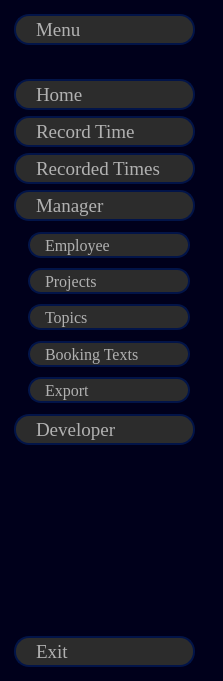
     <widget class="QWidget" name="sideBarWidget" native="true">
      <layout class="QVBoxLayout" name="verticalLayout_16">
       <property name="spacing">
        <number>0</number>
       </property>
       <property name="leftMargin">
        <number>0</number>
       </property>
       <property name="topMargin">
        <number>0</number>
       </property>
       <property name="rightMargin">
        <number>0</number>
       </property>
       <property name="bottomMargin">
        <number>0</number>
       </property>
       <item>
        <widget class="QWidget" name="sideBar" native="true">
         <property name="minimumSize">
          <size>
           <width>221</width>
           <height>681</height>
          </size>
         </property>
         <property name="styleSheet">
          <string notr="true">QWidget{
	background-color: rgb(0, 0, 27);
}</string>
         </property>
         <layout class="QVBoxLayout" name="verticalLayout_15">
          <property name="spacing">
           <number>6</number>
          </property>
          <property name="leftMargin">
           <number>0</number>
          </property>
          <property name="topMargin">
           <number>0</number>
          </property>
          <property name="rightMargin">
           <number>14</number>
          </property>
          <property name="bottomMargin">
           <number>0</number>
          </property>
          <item>
           <widget class="QFrame" name="menuBtnFrame">
            <property name="styleSheet">
             <string notr="true">QFrame{
	border:none;
	margin:5px;
}</string>
            </property>
            <property name="frameShape">
             <enum>QFrame::Shape::StyledPanel</enum>
            </property>
            <property name="frameShadow">
             <enum>QFrame::Shadow::Raised</enum>
            </property>
            <layout class="QGridLayout" name="gridLayout">
             <item row="0" column="0">
              <widget class="QPushButton" name="menuBtn">
               <property name="minimumSize">
                <size>
                 <width>181</width>
                 <height>31</height>
                </size>
               </property>
               <property name="font">
                <font>
                 <family>Times New Roman</family>
                 <pointsize>14</pointsize>
                </font>
               </property>
               <property name="styleSheet">
                <string notr="true">QPushButton{
	background-color: rgb(44, 44, 44);
	border: 2px solid  rgb(2, 20, 72);
	border-radius: 15px;
	color: rgb(177, 177, 177);
	padding-left: 20px;
	padding-right: 20px;
	text-align: left;
}
QPushButton::hover{
	background-color: rgb(23, 32, 42);
}
QPushButton::pressed{
	background-color: rgb(3, 1, 59)
}</string>
               </property>
               <property name="text">
                <string>Menu</string>
               </property>
               <property name="icon">
                <iconset resource="../resources/icons/dark/iconsDark.qrc">
                 <normaloff>:/iconsDark/icons/menu.svg</normaloff>:/iconsDark/icons/menu.svg</iconset>
               </property>
               <property name="checkable">
                <bool>true</bool>
               </property>
              </widget>
             </item>
            </layout>
           </widget>
          </item>
          <item>
           <widget class="QFrame" name="navigationBtnsFrame">
            <property name="styleSheet">
             <string notr="true">QFrame{
	border: none;
	margin:5px;
}</string>
            </property>
            <property name="frameShape">
             <enum>QFrame::Shape::StyledPanel</enum>
            </property>
            <property name="frameShadow">
             <enum>QFrame::Shadow::Raised</enum>
            </property>
            <layout class="QVBoxLayout" name="verticalLayout">
             <property name="leftMargin">
              <number>9</number>
             </property>
             <item>
              <widget class="QPushButton" name="homeBtn">
               <property name="minimumSize">
                <size>
                 <width>181</width>
                 <height>31</height>
                </size>
               </property>
               <property name="font">
                <font>
                 <family>Times New Roman</family>
                 <pointsize>14</pointsize>
                </font>
               </property>
               <property name="styleSheet">
                <string notr="true">QPushButton{
	background-color: rgb(44, 44, 44);
	border: 2px solid  rgb(2, 20, 72);
	border-radius: 15px;
	color: rgb(177, 177, 177);
	padding-left: 20px;
	padding-right: 20px;
	text-align: left;
}
QPushButton::hover{
	background-color: rgb(23, 32, 42);
}
QPushButton::pressed{
	background-color: rgb(3, 1, 59)
}</string>
               </property>
               <property name="text">
                <string>Home</string>
               </property>
               <property name="icon">
                <iconset resource="../resources/icons/dark/iconsDark.qrc">
                 <normaloff>:/iconsDark/icons/home.svg</normaloff>:/iconsDark/icons/home.svg</iconset>
               </property>
              </widget>
             </item>
             <item>
              <widget class="QPushButton" name="recordTimeBtn">
               <property name="minimumSize">
                <size>
                 <width>181</width>
                 <height>31</height>
                </size>
               </property>
               <property name="font">
                <font>
                 <family>Times New Roman</family>
                 <pointsize>14</pointsize>
                </font>
               </property>
               <property name="styleSheet">
                <string notr="true">QPushButton{
	background-color: rgb(44, 44, 44);
	border: 2px solid  rgb(2, 20, 72);
	border-radius: 15px;
	color: rgb(177, 177, 177);
	padding-left: 20px;
	padding-right: 20px;
	text-align: left;
}
QPushButton::hover{
	background-color: rgb(23, 32, 42);
}
QPushButton::pressed{
	background-color: rgb(3, 1, 59)
}</string>
               </property>
               <property name="text">
                <string>Record Time</string>
               </property>
               <property name="icon">
                <iconset resource="../resources/icons/dark/iconsDark.qrc">
                 <normaloff>:/iconsDark/icons/clock.svg</normaloff>:/iconsDark/icons/clock.svg</iconset>
               </property>
              </widget>
             </item>
             <item>
              <widget class="QPushButton" name="recordedTimesBtn">
               <property name="minimumSize">
                <size>
                 <width>181</width>
                 <height>31</height>
                </size>
               </property>
               <property name="font">
                <font>
                 <family>Times New Roman</family>
                 <pointsize>14</pointsize>
                </font>
               </property>
               <property name="styleSheet">
                <string notr="true">QPushButton{
	background-color: rgb(44, 44, 44);
	border: 2px solid  rgb(2, 20, 72);
	border-radius: 15px;
	color: rgb(177, 177, 177);
	padding-left: 20px;
	padding-right: 20px;
	text-align: left;
}
QPushButton::hover{
	background-color: rgb(23, 32, 42);
}
QPushButton::pressed{
	background-color: rgb(3, 1, 59)
}</string>
               </property>
               <property name="text">
                <string>Recorded Times</string>
               </property>
               <property name="icon">
                <iconset resource="../resources/icons/dark/iconsDark.qrc">
                 <normaloff>:/iconsDark/icons/table.svg</normaloff>:/iconsDark/icons/table.svg</iconset>
               </property>
              </widget>
             </item>
             <item>
              <widget class="QPushButton" name="managerBtn">
               <property name="minimumSize">
                <size>
                 <width>181</width>
                 <height>31</height>
                </size>
               </property>
               <property name="font">
                <font>
                 <family>Times New Roman</family>
                 <pointsize>14</pointsize>
                </font>
               </property>
               <property name="styleSheet">
                <string notr="true">QPushButton{
	background-color: rgb(44, 44, 44);
	border: 2px solid  rgb(2, 20, 72);
	border-radius: 15px;
	color: rgb(177, 177, 177);
	padding-left: 20px;
	padding-right: 20px;
	text-align: left;
}
QPushButton::hover{
	background-color: rgb(23, 32, 42);
}
QPushButton::pressed{
	background-color: rgb(3, 1, 59)
}</string>
               </property>
               <property name="text">
                <string>Manager</string>
               </property>
               <property name="icon">
                <iconset resource="../resources/icons/dark/iconsDark.qrc">
                 <normaloff>:/iconsDark/icons/user.svg</normaloff>:/iconsDark/icons/user.svg</iconset>
               </property>
               <property name="checkable">
                <bool>true</bool>
               </property>
               <property name="checked">
                <bool>false</bool>
               </property>
              </widget>
             </item>
             <item>
              <widget class="QWidget" name="managerWidget" native="true">
               <property name="minimumSize">
                <size>
                 <width>151</width>
                 <height>181</height>
                </size>
               </property>
               <layout class="QVBoxLayout" name="verticalLayout_10">
                <property name="spacing">
                 <number>0</number>
                </property>
                <property name="leftMargin">
                 <number>9</number>
                </property>
                <property name="topMargin">
                 <number>0</number>
                </property>
                <property name="rightMargin">
                 <number>0</number>
                </property>
                <property name="bottomMargin">
                 <number>0</number>
                </property>
                <item>
                 <widget class="QFrame" name="employeeBtnFrame">
                  <property name="frameShape">
                   <enum>QFrame::Shape::StyledPanel</enum>
                  </property>
                  <property name="frameShadow">
                   <enum>QFrame::Shadow::Raised</enum>
                  </property>
                  <layout class="QHBoxLayout" name="horizontalLayout_12">
                   <property name="spacing">
                    <number>0</number>
                   </property>
                   <property name="leftMargin">
                    <number>0</number>
                   </property>
                   <property name="topMargin">
                    <number>0</number>
                   </property>
                   <property name="rightMargin">
                    <number>0</number>
                   </property>
                   <property name="bottomMargin">
                    <number>0</number>
                   </property>
                   <item>
                    <widget class="QPushButton" name="employeeBtn">
                     <property name="minimumSize">
                      <size>
                       <width>0</width>
                       <height>26</height>
                      </size>
                     </property>
                     <property name="font">
                      <font>
                       <family>Times New Roman</family>
                       <pointsize>12</pointsize>
                      </font>
                     </property>
                     <property name="styleSheet">
                      <string notr="true">QPushButton{
	background-color: rgb(44, 44, 44);
	border: 2px solid  rgb(2, 20, 72);
	border-radius: 13px;
	color: rgb(177, 177, 177);
	padding-left: 15px;
	padding-right: 15px;
	text-align: left;
}
QPushButton::hover{
	background-color: rgb(23, 32, 42);
}
QPushButton::pressed{
	background-color: rgb(3, 1, 59)
}</string>
                     </property>
                     <property name="text">
                      <string>Employee</string>
                     </property>
                     <property name="icon">
                      <iconset resource="../resources/icons/dark/iconsDark.qrc">
                       <normaloff>:/iconsDark/icons/users.svg</normaloff>:/iconsDark/icons/users.svg</iconset>
                     </property>
                    </widget>
                   </item>
                  </layout>
                 </widget>
                </item>
                <item>
                 <widget class="QFrame" name="projectsBtnFrame">
                  <property name="frameShape">
                   <enum>QFrame::Shape::StyledPanel</enum>
                  </property>
                  <property name="frameShadow">
                   <enum>QFrame::Shadow::Raised</enum>
                  </property>
                  <layout class="QHBoxLayout" name="horizontalLayout_13">
                   <property name="spacing">
                    <number>0</number>
                   </property>
                   <property name="leftMargin">
                    <number>0</number>
                   </property>
                   <property name="topMargin">
                    <number>0</number>
                   </property>
                   <property name="rightMargin">
                    <number>0</number>
                   </property>
                   <property name="bottomMargin">
                    <number>0</number>
                   </property>
                   <item>
                    <widget class="QPushButton" name="projectsBtn">
                     <property name="minimumSize">
                      <size>
                       <width>0</width>
                       <height>26</height>
                      </size>
                     </property>
                     <property name="font">
                      <font>
                       <family>Times New Roman</family>
                       <pointsize>12</pointsize>
                      </font>
                     </property>
                     <property name="styleSheet">
                      <string notr="true">QPushButton{
	background-color: rgb(44, 44, 44);
	border: 2px solid  rgb(2, 20, 72);
	border-radius: 13px;
	color: rgb(177, 177, 177);
	padding-left: 15px;
	padding-right: 15px;
	text-align: left;
}
QPushButton::hover{
	background-color: rgb(23, 32, 42);
}
QPushButton::pressed{
	background-color: rgb(3, 1, 59)
}</string>
                     </property>
                     <property name="text">
                      <string>Projects</string>
                     </property>
                     <property name="icon">
                      <iconset resource="../resources/icons/dark/iconsDark.qrc">
                       <normaloff>:/iconsDark/icons/folder.svg</normaloff>:/iconsDark/icons/folder.svg</iconset>
                     </property>
                    </widget>
                   </item>
                  </layout>
                 </widget>
                </item>
                <item>
                 <widget class="QFrame" name="topicsBtnFrame">
                  <property name="frameShape">
                   <enum>QFrame::Shape::StyledPanel</enum>
                  </property>
                  <property name="frameShadow">
                   <enum>QFrame::Shadow::Raised</enum>
                  </property>
                  <layout class="QHBoxLayout" name="horizontalLayout_14">
                   <property name="spacing">
                    <number>0</number>
                   </property>
                   <property name="leftMargin">
                    <number>0</number>
                   </property>
                   <property name="topMargin">
                    <number>0</number>
                   </property>
                   <property name="rightMargin">
                    <number>0</number>
                   </property>
                   <property name="bottomMargin">
                    <number>0</number>
                   </property>
                   <item>
                    <widget class="QPushButton" name="topicsBtn">
                     <property name="minimumSize">
                      <size>
                       <width>0</width>
                       <height>26</height>
                      </size>
                     </property>
                     <property name="font">
                      <font>
                       <family>Times New Roman</family>
                       <pointsize>12</pointsize>
                      </font>
                     </property>
                     <property name="styleSheet">
                      <string notr="true">QPushButton{
	background-color: rgb(44, 44, 44);
	border: 2px solid  rgb(2, 20, 72);
	border-radius: 13px;
	color: rgb(177, 177, 177);
	padding-left: 15px;
	padding-right: 15px;
	text-align: left;
}
QPushButton::hover{
	background-color: rgb(23, 32, 42);
}
QPushButton::pressed{
	background-color: rgb(3, 1, 59)
}</string>
                     </property>
                     <property name="text">
                      <string>Topics</string>
                     </property>
                     <property name="icon">
                      <iconset resource="../resources/icons/dark/iconsDark.qrc">
                       <normaloff>:/iconsDark/icons/message-square.svg</normaloff>:/iconsDark/icons/message-square.svg</iconset>
                     </property>
                    </widget>
                   </item>
                  </layout>
                 </widget>
                </item>
                <item>
                 <widget class="QFrame" name="bookingtextsBtnFrame">
                  <property name="frameShape">
                   <enum>QFrame::Shape::StyledPanel</enum>
                  </property>
                  <property name="frameShadow">
                   <enum>QFrame::Shadow::Raised</enum>
                  </property>
                  <layout class="QHBoxLayout" name="horizontalLayout_15">
                   <property name="spacing">
                    <number>0</number>
                   </property>
                   <property name="leftMargin">
                    <number>0</number>
                   </property>
                   <property name="topMargin">
                    <number>0</number>
                   </property>
                   <property name="rightMargin">
                    <number>0</number>
                   </property>
                   <property name="bottomMargin">
                    <number>0</number>
                   </property>
                   <item>
                    <widget class="QPushButton" name="bookingtextsBtn">
                     <property name="minimumSize">
                      <size>
                       <width>0</width>
                       <height>26</height>
                      </size>
                     </property>
                     <property name="font">
                      <font>
                       <family>Times New Roman</family>
                       <pointsize>12</pointsize>
                      </font>
                     </property>
                     <property name="styleSheet">
                      <string notr="true">QPushButton{
	background-color: rgb(44, 44, 44);
	border: 2px solid  rgb(2, 20, 72);
	border-radius: 13px;
	color: rgb(177, 177, 177);
	padding-left: 15px;
	padding-right: 15px;
	text-align: left;
}
QPushButton::hover{
	background-color: rgb(23, 32, 42);
}
QPushButton::pressed{
	background-color: rgb(3, 1, 59)
}</string>
                     </property>
                     <property name="text">
                      <string>Booking Texts</string>
                     </property>
                     <property name="icon">
                      <iconset resource="../resources/icons/dark/iconsDark.qrc">
                       <normaloff>:/iconsDark/icons/book-open.svg</normaloff>:/iconsDark/icons/book-open.svg</iconset>
                     </property>
                    </widget>
                   </item>
                  </layout>
                 </widget>
                </item>
                <item>
                 <widget class="QFrame" name="exportBttnFrame">
                  <property name="frameShape">
                   <enum>QFrame::Shape::StyledPanel</enum>
                  </property>
                  <property name="frameShadow">
                   <enum>QFrame::Shadow::Raised</enum>
                  </property>
                  <layout class="QHBoxLayout" name="horizontalLayout_16">
                   <property name="spacing">
                    <number>0</number>
                   </property>
                   <property name="leftMargin">
                    <number>0</number>
                   </property>
                   <property name="topMargin">
                    <number>0</number>
                   </property>
                   <property name="rightMargin">
                    <number>0</number>
                   </property>
                   <property name="bottomMargin">
                    <number>0</number>
                   </property>
                   <item>
                    <widget class="QPushButton" name="exportBtn">
                     <property name="minimumSize">
                      <size>
                       <width>0</width>
                       <height>26</height>
                      </size>
                     </property>
                     <property name="font">
                      <font>
                       <family>Times New Roman</family>
                       <pointsize>12</pointsize>
                      </font>
                     </property>
                     <property name="styleSheet">
                      <string notr="true">QPushButton{
	background-color: rgb(44, 44, 44);
	border: 2px solid  rgb(2, 20, 72);
	border-radius: 13px;
	color: rgb(177, 177, 177);
	padding-left: 15px;
	padding-right: 15px;
	text-align: left;
}
QPushButton::hover{
	background-color: rgb(23, 32, 42);
}
QPushButton::pressed{
	background-color: rgb(3, 1, 59)
}</string>
                     </property>
                     <property name="text">
                      <string>Export</string>
                     </property>
                     <property name="icon">
                      <iconset resource="../resources/icons/dark/iconsDark.qrc">
                       <normaloff>:/iconsDark/icons/external-link.svg</normaloff>:/iconsDark/icons/external-link.svg</iconset>
                     </property>
                    </widget>
                   </item>
                  </layout>
                 </widget>
                </item>
               </layout>
              </widget>
             </item>
             <item>
              <widget class="QPushButton" name="developerBtn">
               <property name="minimumSize">
                <size>
                 <width>181</width>
                 <height>31</height>
                </size>
               </property>
               <property name="font">
                <font>
                 <family>Times New Roman</family>
                 <pointsize>14</pointsize>
                </font>
               </property>
               <property name="styleSheet">
                <string notr="true">QPushButton{
	background-color: rgb(44, 44, 44);
	border: 2px solid  rgb(2, 20, 72);
	border-radius: 15px;
	color: rgb(177, 177, 177);
	padding-left: 20px;
	padding-right: 20px;
	text-align: left;
}
QPushButton::hover{
	background-color: rgb(23, 32, 42);
}
QPushButton::pressed{
	background-color: rgb(3, 1, 59)
}</string>
               </property>
               <property name="text">
                <string>Developer</string>
               </property>
               <property name="icon">
                <iconset resource="../resources/icons/dark/iconsDark.qrc">
                 <normaloff>:/iconsDark/icons/code.svg</normaloff>:/iconsDark/icons/code.svg</iconset>
               </property>
              </widget>
             </item>
            </layout>
           </widget>
          </item>
          <item>
           <widget class="QFrame" name="powerBtnFrame">
            <property name="styleSheet">
             <string notr="true">QFrame{
	border:none;
	margin:5px;
}</string>
            </property>
            <property name="frameShape">
             <enum>QFrame::Shape::StyledPanel</enum>
            </property>
            <property name="frameShadow">
             <enum>QFrame::Shadow::Raised</enum>
            </property>
            <layout class="QGridLayout" name="gridLayout_3">
             <item row="0" column="0">
              <spacer name="verticalSpacer">
               <property name="orientation">
                <enum>Qt::Orientation::Vertical</enum>
               </property>
               <property name="sizeHint" stdset="0">
                <size>
                 <width>20</width>
                 <height>40</height>
                </size>
               </property>
              </spacer>
             </item>
             <item row="1" column="0">
              <widget class="QPushButton" name="exitBtn">
               <property name="minimumSize">
                <size>
                 <width>181</width>
                 <height>31</height>
                </size>
               </property>
               <property name="font">
                <font>
                 <family>Times New Roman</family>
                 <pointsize>14</pointsize>
                </font>
               </property>
               <property name="styleSheet">
                <string notr="true">QPushButton{
	background-color: rgb(44, 44, 44);
	border: 2px solid  rgb(2, 20, 72);
	border-radius: 15px;
	color: rgb(177, 177, 177);
	padding-left: 20px;
	padding-right: 20px;
	text-align: left;
}
QPushButton::hover{
	background-color: rgb(23, 32, 42);
}
QPushButton::pressed{
	background-color: rgb(3, 1, 59)
}</string>
               </property>
               <property name="text">
                <string>Exit</string>
               </property>
               <property name="icon">
                <iconset resource="../resources/icons/dark/iconsDark.qrc">
                 <normaloff>:/iconsDark/icons/power.svg</normaloff>:/iconsDark/icons/power.svg</iconset>
               </property>
              </widget>
             </item>
            </layout>
           </widget>
          </item>
         </layout>
        </widget>
       </item>
      </layout>
     </widget>
